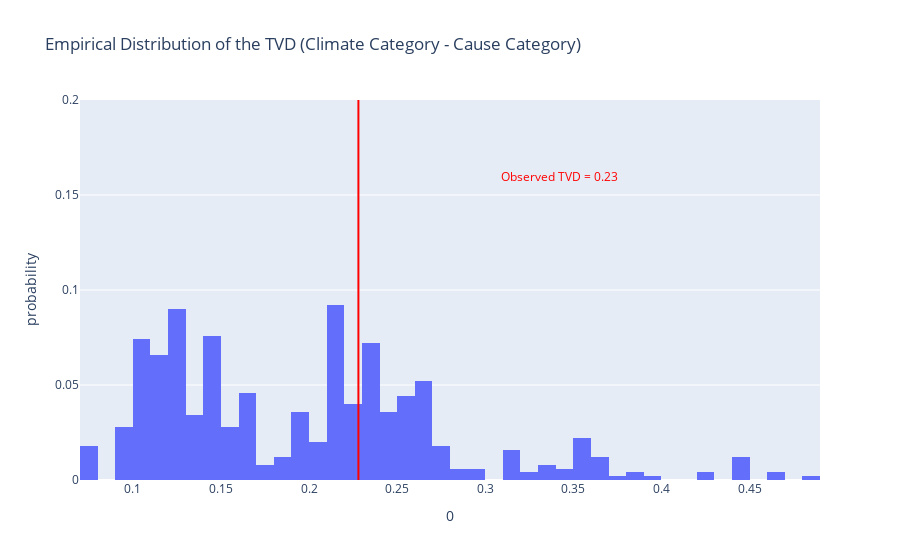

Source (notebook cell):
### Code cell
fig = px.histogram(pd.DataFrame(tvds), x=0, nbins=50, histnorm='probability', 
                   title='Empirical Distribution of the TVD (Climate Category - Cause Category)')
fig.add_vline(x=observed_tvd, line_color='red')
fig.add_annotation(text=f'<span style="color:red">Observed TVD = {round(observed_tvd, 2)}</span>',
                   x=1.5 * observed_tvd, showarrow=False, y=0.16)
fig.update_layout(yaxis_range=[0, 0.2])

### Figure 1 — Plotly figure (JSON) as saved in the notebook; plotly's stock layout.template omitted (floating-point values rounded to 4 significant figures; data arrays with more than 128 entries replaced by an {"elided": "..."} marker saying what was removed)
{"data": [{"alignmentgroup": "True", "bingroup": "x", "histnorm": "probability", "hovertemplate": "0=%{x}<br>probability=%{y}<extra></extra>", "legendgroup": "", "marker": {"color": "#636efa", "pattern": {"shape": ""}}, "name": "", "nbinsx": 50, "offsetgroup": "", "orientation": "v", "showlegend": false, "type": "histogram", "x": {"elided": "500 float values"}, "xaxis": "x", "yaxis": "y"}], "layout": {"annotations": [{"showarrow": false, "text": "<span style=\"color:red\">Observed TVD = 0.23</span>", "x": 0.342, "y": 0.16}], "barmode": "relative", "legend": {"tracegroupgap": 0}, "shapes": [{"line": {"color": "red"}, "type": "line", "x0": 0.228, "x1": 0.228, "xref": "x", "y0": 0, "y1": 1, "yref": "y domain"}], "title": {"text": "Empirical Distribution of the TVD (Climate Category - Cause Category)"}, "xaxis": {"anchor": "y", "domain": [0, 1], "title": {"text": "0"}}, "yaxis": {"anchor": "x", "domain": [0, 1], "range": [0, 0.2], "title": {"text": "probability"}}}}
